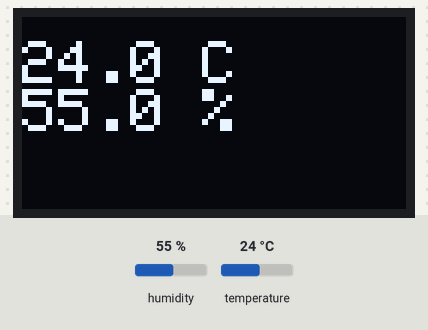
A sketch run on a simulated Arduino Uno, built with avr-gcc and run on an emulated ATmega328P. Parts: 128×64 one-colour display. Inputs (shaded band) come from the test bench; at power-on: humidity 55 %, temperature 24 °C.

Above: at 2.9 s.
3.0 s: humidity set to 22 %
At 4.4 s:
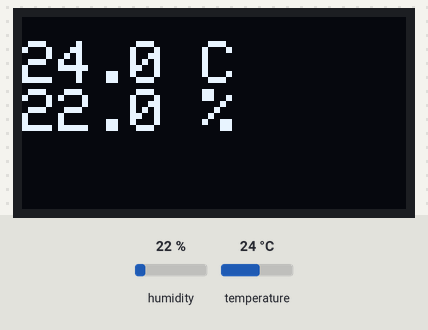
5.8 s: temperature set to 12 °C
At 6.7 s:
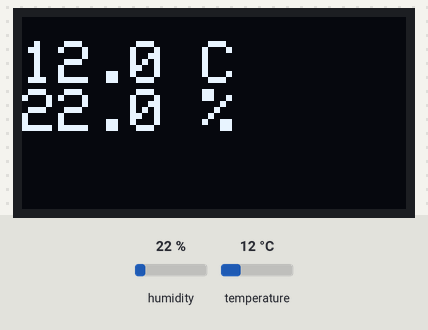
8.6 s: humidity set to 40 %
At 11.1 s:
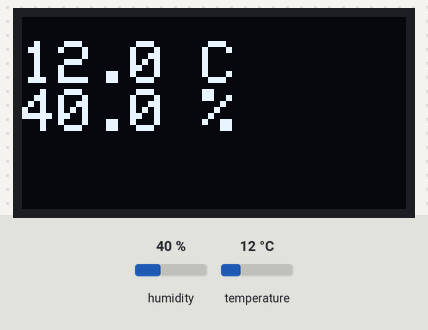
11.8 s: temperature set to 19 °C
At 13.3 s:
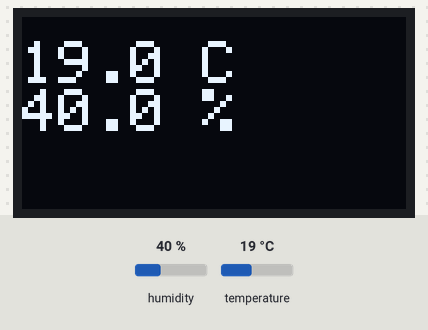
Timing chart, 0 to 14.8 s (numbered marks = the images above; inputs shaded):
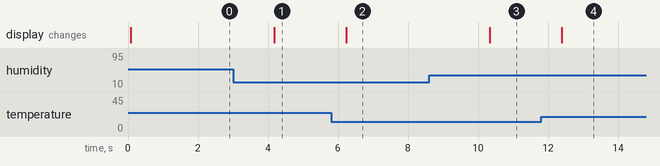

Measured:
- after the input at 3.0 s, the display: changes after 1.2 s (image 1)
- after the input at 5.8 s, the display: changes after 0.44 s (image 2)
- after the input at 8.6 s, the display: changes after 1.7 s (image 3)
- after the input at 11.8 s, the display: changes after 0.59 s (image 4)

The sketch:

dht_oled.ino
```cpp
#include <DHT.h>
#include <Wire.h>
#include <Adafruit_GFX.h>
#include <Adafruit_SSD1306.h>
#define DHT_PIN 2
#define DHT_TYPE DHT11
DHT dht(DHT_PIN, DHT_TYPE);
Adafruit_SSD1306 display(128, 64, &Wire, -1);

void setup() {
  Serial.begin(115200);
  dht.begin();
  if (!display.begin(SSD1306_SWITCHCAPVCC, 0x3C)) while (true) {}
  display.setTextColor(SSD1306_WHITE);
}

void loop() {
  float humidity = dht.readHumidity();
  float temperature = dht.readTemperature();
  if (!isnan(humidity) && !isnan(temperature)) {
    display.clearDisplay();
    display.setTextSize(2);
    display.setCursor(0, 8);
    display.print(temperature, 1);
    display.println(" C");
    display.print(humidity, 1);
    display.println(" %");
    display.display();
  }
  delay(2000);
}
```
